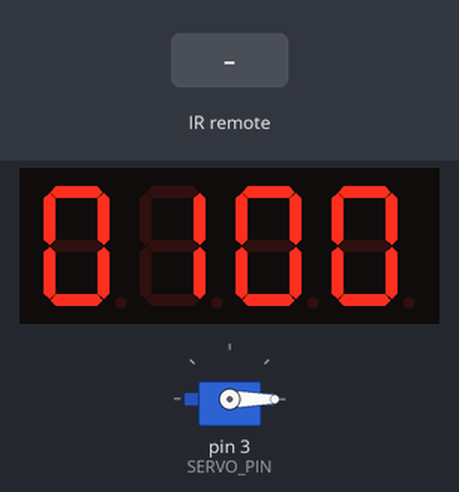
Bench run of a sketch on a simulated Arduino Nano, built with avr-gcc and run on an emulated ATmega328P. Parts: 4-digit seven-segment display, servo. Wiring (inferred from the names in the program): 4-digit 7-segment display, segments lit when HIGH: segments pin 9, pin 8, pin 4, pin 6, pin 5, pin 10, pin 7; digit selects A4, A3, A2, A1. Inputs (shaded band) come from the test bench. The segment pins are drawn as the display they are named for.

Above: at 2.2 s.
2.3 s: infrared code 0xFFC23D received
At 3.1 s:
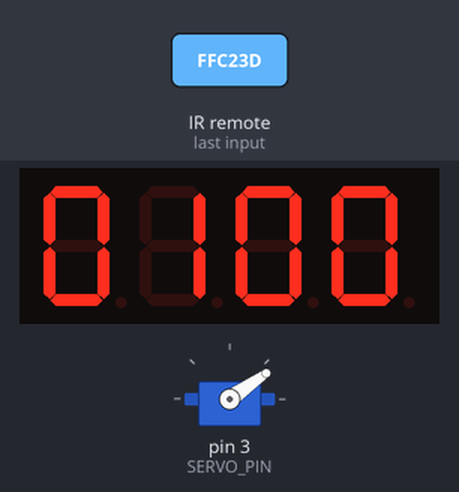
At 4.1 s:
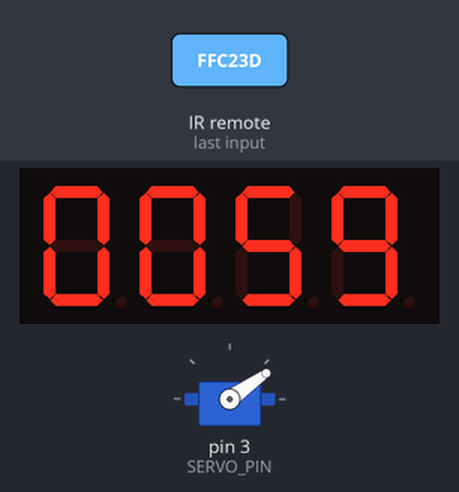
Timing chart, 0 to 5.6 s (numbered marks = the images above; inputs shaded):
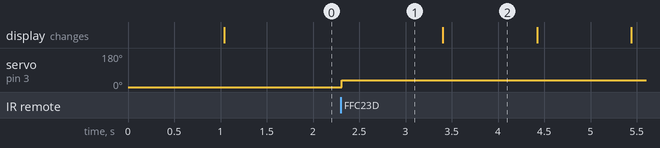

Measured:
- after the input at 2.3 s, servo on pin 3 (SERVO_PIN): 0° → 35° at once

The sketch:

photo_ginger.ino
```cpp
#include <IRremote.h>
#include <Servo.h>

#define SERVO_PIN 3
#define IR_PIN 2

#define A 9
#define B 8
#define C 4
#define D 6
#define E 5
#define F 10
#define G 7

#define D1 A4
#define D2 A3
#define D3 A2
#define D4 A1

#define START_CODE 16761405
#define TIME_MINUS 16769055
#define TIME_PLUS 16754775
#define TIME_STEP_PLUS 16712445
#define TIME_STEP_MINUS 16720605

#define DEFAULT_ANGLE 0
#define PUSH_ANGLE 35

IRrecv irRecv(IR_PIN);
Servo servoFinger;

const int timerStepsLength = 3;
const int timeSteps[timerStepsLength] = {1,10,60};
int time = 60;
int timer = time;
int i = 0;
int timeStepIndex = 0;
int timeStep = timeSteps[timeStepIndex];

decode_results irResults;


void setup()
{
  Serial.begin(9600);

  servoFinger.attach(SERVO_PIN);
  servoFinger.write(DEFAULT_ANGLE);
  delay(1000);

  irRecv.enableIRIn();

  pinMode(A, OUTPUT);
  pinMode(B, OUTPUT);
  pinMode(C, OUTPUT);
  pinMode(D, OUTPUT);
  pinMode(E, OUTPUT);
  pinMode(F, OUTPUT);
  pinMode(G, OUTPUT);

  pinMode(D1, OUTPUT);
  pinMode(D2, OUTPUT);
  pinMode(D3, OUTPUT);
  pinMode(D4, OUTPUT);
}

void loop()
{
  showTime(time);

  if ( irRecv.decode( &irResults ) )
  {
    executeCommand();
    irRecv.resume();
  }
}

void executeCommand()
{
  switch (irResults.value)
  {
    case START_CODE: startTimer();
      break;
    case TIME_MINUS: setTime(-1);
      break;
    case TIME_PLUS: setTime(1);
      break;
    case TIME_STEP_PLUS: setTimeStep(1);
      break;
    case TIME_STEP_MINUS: setTimeStep(-1);
      break;
  }
}

void showTime(int x)
{
  clearLEDs();
  pickDigit(0);
  pickNumber(x / 600 % 6);
  delay(5);

  clearLEDs();
  pickDigit(1);
  pickNumber(x % 600 / 60);
  delay(5);

  clearLEDs();
  pickDigit(2);
  pickNumber(x % 60 / 10);
  delay(5);

  clearLEDs();
  pickDigit(3);
  pickNumber(x % 10);
  delay(5);

  clearLEDs();
}

void startTimer()
{
  servoFinger.write(PUSH_ANGLE);
  timer = time;

  while (timer != 0)
  {
    showTime(timer);
    i++;

    if (i % 50 == 0)
    {
      timer--;
    }
  }

  servoFinger.write(DEFAULT_ANGLE);
  delay(500);
}

void setTime(int x)
{
  time += timeStep * x;
}

void setTimeStep(int x)
{
  timeStepIndex = (timeStepIndex + x) < 0
    ? timerStepsLength - 1
    : (timeStepIndex + x) % 3;
  timeStep = timeSteps[timeStepIndex];
}

void pickDigit(int x)
{
  digitalWrite(D1, HIGH);
  digitalWrite(D2, HIGH);
  digitalWrite(D3, HIGH);
  digitalWrite(D4, HIGH);

  switch (x)
  {
    case 0: digitalWrite(D1, LOW);
      break;
    case 1: digitalWrite(D2, LOW);
      break;
    case 2: digitalWrite(D3, LOW);
      break;
    default: digitalWrite(D4, LOW);
      break;
  }
}

void pickNumber(int x)
{
  switch (x)
  {
    default: zero();
      break;
    case 1: one();
      break;
    case 2: two();
      break;
    case 3: three();
      break;
    case 4: four();
      break;
    case 5: five();
      break;
    case 6: six();
      break;
    case 7: seven();
      break;
    case 8: eight();
      break;
    case 9: nine();
      break;
  }
}

void clearLEDs()
{
  digitalWrite(A, LOW);
  digitalWrite(B, LOW);
  digitalWrite(C, LOW);
  digitalWrite(D, LOW);
  digitalWrite(E, LOW);
  digitalWrite(F, LOW);
  digitalWrite(G, LOW);
}

void zero()
{
  digitalWrite(A, HIGH);
  digitalWrite(B, HIGH);
  digitalWrite(C, HIGH);
  digitalWrite(D, HIGH);
  digitalWrite(E, HIGH);
  digitalWrite(F, HIGH);
  digitalWrite(G, LOW);
}

void one()
{
  digitalWrite(A, LOW);
  digitalWrite(B, HIGH);
  digitalWrite(C, HIGH);
  digitalWrite(D, LOW);
  digitalWrite(E, LOW);
  digitalWrite(F, LOW);
  digitalWrite(G, LOW);
}

void two()
{
  digitalWrite(A, HIGH);
  digitalWrite(B, HIGH);
  digitalWrite(C, LOW);
  digitalWrite(D, HIGH);
  digitalWrite(E, HIGH);
  digitalWrite(F, LOW);
  digitalWrite(G, HIGH);
}

void three()
{
  digitalWrite(A, HIGH);
  digitalWrite(B, HIGH);
  digitalWrite(C, HIGH);
  digitalWrite(D, HIGH);
  digitalWrite(E, LOW);
  digitalWrite(F, LOW);
  digitalWrite(G, HIGH);
}

void four()
{
  digitalWrite(A, LOW);
  digitalWrite(B, HIGH);
  digitalWrite(C, HIGH);
  digitalWrite(D, LOW);
  digitalWrite(E, LOW);
  digitalWrite(F, HIGH);
  digitalWrite(G, HIGH);
}

void five()
{
  digitalWrite(A, HIGH);
  digitalWrite(B, LOW);
  digitalWrite(C, HIGH);
  digitalWrite(D, HIGH);
  digitalWrite(E, LOW);
  digitalWrite(F, HIGH);
  digitalWrite(G, HIGH);
}

void six()
{
  digitalWrite(A, HIGH);
  digitalWrite(B, LOW);
  digitalWrite(C, HIGH);
  digitalWrite(D, HIGH);
  digitalWrite(E, HIGH);
  digitalWrite(F, HIGH);
  digitalWrite(G, HIGH);
}

void seven()
{
  digitalWrite(A, HIGH);
  digitalWrite(B, HIGH);
  digitalWrite(C, HIGH);
  digitalWrite(D, LOW);
  digitalWrite(E, LOW);
  digitalWrite(F, LOW);
  digitalWrite(G, LOW);
}

void eight()
{
  digitalWrite(A, HIGH);
  digitalWrite(B, HIGH);
  digitalWrite(C, HIGH);
  digitalWrite(D, HIGH);
  digitalWrite(E, HIGH);
  digitalWrite(F, HIGH);
  digitalWrite(G, HIGH);
}

void nine()
{
  digitalWrite(A, HIGH);
  digitalWrite(B, HIGH);
  digitalWrite(C, HIGH);
  digitalWrite(D, HIGH);
  digitalWrite(E, LOW);
  digitalWrite(F, HIGH);
  digitalWrite(G, HIGH);
}
```
